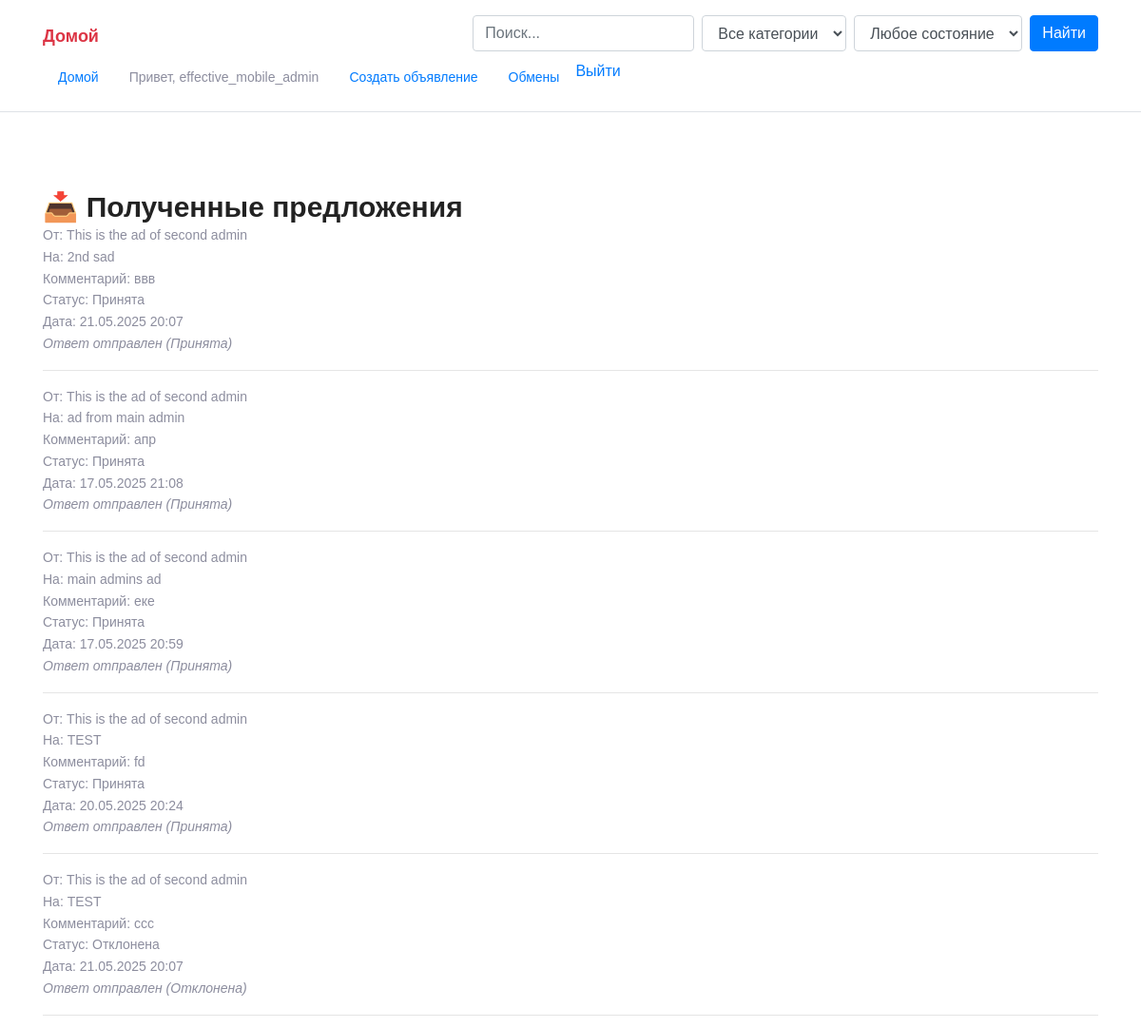
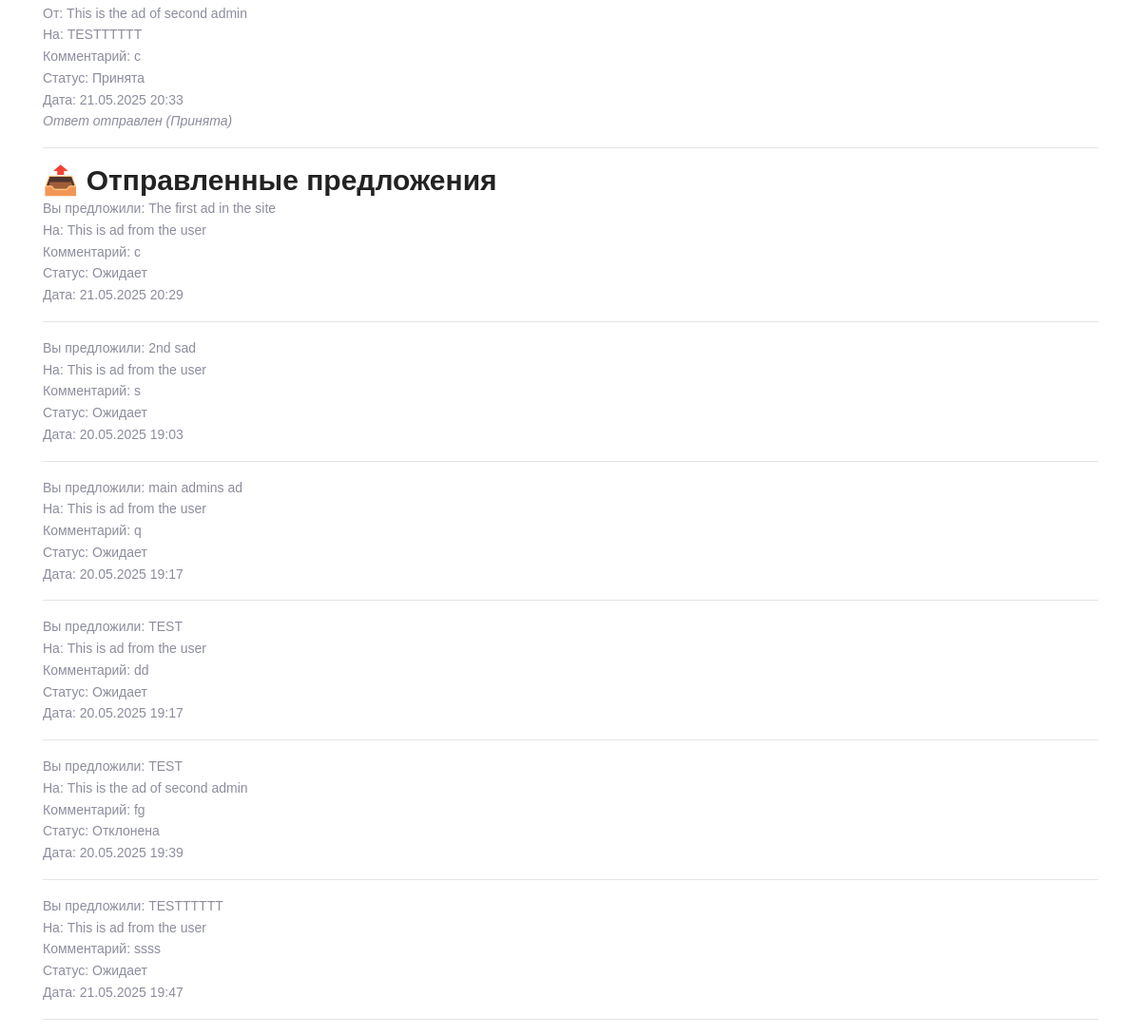
The app's page /proposals/ (signed in) with its own data (2 pictures, top to bottom).
### ads/models.py (models this page shows, shortened)
class ExchangeProposal(models.Model):
    id = models.AutoField(primary_key=True)
    STATUS_CHOICES = [
        ('pending', 'Ожидает'),
        ('accepted', 'Принята'),
        ('rejected', 'Отклонена'),
    ]
    ad_sender = models.ForeignKey(Ad, on_delete=models.CASCADE, related_name='sent_proposals')
    ad_receiver = models.ForeignKey(Ad, on_delete=models.CASCADE, related_name='received_proposals')
    comment = models.TextField(blank=True)
    status = models.CharField(max_length=10, choices=STATUS_CHOICES, default='pending')
    created_at = models.DateTimeField(auto_now_add=True)

class Ad(models.Model):
    id = models.AutoField(primary_key=True)
    CATEGORY_CHOICES = [
        ('tech', 'Электроника'),
        ('clothes', 'Одежда'),
        ('books', 'Книги'),
        ('other', 'Другие'),
    ]
    CONDITION_CHOICES = [
        ('new', 'Новый'),
        ('used', 'Б/у'),
    ]
    user = models.ForeignKey(User, on_delete=models.CASCADE)
    title = models.CharField(max_length=255)
    description = models.TextField()
    image_url = models.URLField(blank=True, null=True)
    category = models.CharField(max_length=100, choices=CATEGORY_CHOICES)
    condition = models.CharField(max_length=10, choices=CONDITION_CHOICES)
    created_at = models.DateTimeField(auto_now_add=True)

### ads/views.py (the view)
# urls.py: path('proposals/', views.ProposalListView.as_view(), name='proposal_list'),
class ProposalListView(TemplateView, LoginRequiredMixin):
    template_name = 'proposal_list.html'
    def get_context_data(self, **kwargs):
        context = super().get_context_data(**kwargs)
        context['sent'] = ExchangeProposal.objects.filter(ad_sender__user=self.request.user)
        context['received'] = ExchangeProposal.objects.filter(ad_receiver__user=self.request.user)
        return context

### ads/templates/proposal_list.html
{% extends 'base.html' %}
{% block content %}
<div style="margin-top: 120px; padding-top: 80px;">
<h2>📥 Полученные предложения</h2>
<ul>
{% for p in received %}
    <li>
        <b>От:</b> {{ p.ad_sender.title }}<br>
        <b>На:</b> {{ p.ad_receiver.title }}<br>
        <b>Комментарий:</b> {{ p.comment|linebreaksbr }}<br>
        <b>Статус:</b> {{ p.get_status_display }}<br>
        <b>Дата:</b> {{ p.created_at|date:"d.m.Y H:i" }}<br>
        {% if p.status == 'pending' %}
            <a href="{% url 'proposal_accept' p.pk %}">✅ Принять</a> |
            <a href="{% url 'proposal_reject' p.pk %}">❌ Отклонить</a>
        {% else %}
            <i>Ответ отправлен ({{ p.get_status_display }})</i>
        {% endif %}
    </li>
    <hr>
{% empty %}
    <li>Нет полученных предложений</li>
{% endfor %}
</ul>
<h2>📤 Отправленные предложения</h2>
<ul>
{% for p in sent %}
    <li>
        <b>Вы предложили:</b> {{ p.ad_sender.title }}<br>
        <b>На:</b> {{ p.ad_receiver.title }}<br>
        <b>Комментарий:</b> {{ p.comment|linebreaksbr }}<br>
        <b>Статус:</b> {{ p.get_status_display }}<br>
        <b>Дата:</b> {{ p.created_at|date:"d.m.Y H:i" }}
    </li>
    <hr>
{% empty %}
    <li>Вы ещё не отправляли предложений</li>
{% endfor %}
</ul>
    </div>
{% endblock %}

### ads/templates/base.html (shortened to what this page needs)
<!DOCTYPE html>
{% load static %}
<html lang="ru">
<head>
    <link rel="stylesheet" href="{% static 'css/font-awesome.min.css' %}">
    <link rel="stylesheet" href="{% static 'css/bootstrap.min.css' %}">
    <link rel="stylesheet" href="{% static 'css/themify-icons.css' %}">
    <link rel="stylesheet" href="{% static 'css/owl.carousel.min.css' %}">
    <link rel="stylesheet" href="{% static 'css/style.css' %}">
    <link rel="stylesheet" href="{% static 'css/responsive.css' %}">
</head>
<body>
<header class="header-area py-3 border-bottom mb-4" id="header-area">
    <div class="container">
        <div class="d-flex justify-content-between align-items-center flex-wrap">
            <a class="nav-brand h4 mb-2 mb-md-0 text-danger" href="{% url 'ad_list' %}">Домой</a>
            <form class="form-inline d-flex flex-wrap gap-2" method="get" action="{% url 'ad_list' %}">
                <input class="form-control mr-2 mb-2" type="text" name="q" placeholder="Поиск...">
                <select class="form-control mr-2 mb-2" name="category">
                    <option value="">Все категории</option>
                </select>
                <select class="form-control mr-2 mb-2" name="condition">
                    <option value="">Любое состояние</option>
                </select>
                <button class="btn btn-primary mb-2" type="submit">Найти</button>
            </form>
            <ul class="nav">
                <li class="nav-item"><a class="nav-link text-pink" href="{% url 'ad_list' %}">Домой</a></li>
                {% if user.is_authenticated %}
                    <li class="nav-item"><span class="nav-link">Привет, {{ user.username }}</span></li>
                    <li class="nav-item"><a class="nav-link text-pink" href="{% url 'ad_create' %}">Создать объявление</a></li>
                    <li class="nav-item"><a class="nav-link text-pink" href="{% url 'proposal_list' %}">Обмены</a></li>
                    <li class="nav-item">
                        <form method="post" action="{% url 'logout' %}" style="display: inline;">
                            <button type="submit" class="btn btn-link nav-link text-pink p-0">
                    Выйти
                            </button>
                        </form>
                    </li>
                {% else %}
                    <li class="nav-item"><a class="nav-link text-pink" href="{% url 'login' %}">Войти</a></li>
                    <li class="nav-item"><a class="nav-link text-pink" href="{% url 'register' %}">Зарегистрироваться</a></li>
                {% endif %}
            </ul>
        </div>
    </div>
</header>
<div class="container">
    {% block content %}
    {% endblock %}
</div>
</body>
</html>

### ads/static/css/style.css (style rules this page uses)
body { color: #8c8d9e; font-family: "Poppins", sans-serif; font-size: 14px; font-weight: 300; line-height: 1.625em; position: relative; }
ol, ul { margin: 0; padding: 0; list-style: none; }
select { display: block; }
a { -webkit-transition: all 0.3s ease 0s; -moz-transition: all 0.3s ease 0s; -o-transition: all 0.3s ease 0s; transition: all 0.3s ease 0s; }
a, a:focus, a:hover { text-decoration: none; outline: 0; }
h1, h2, h3, h4, h5, h6 { font-family: "Poppins", sans-serif; color: #222222; line-height: 1.2em !important; margin-bottom: 0; margin-top: 0; font-weight: 600; }
.h1, .h2, .h3, .h4, .h5, .h6 { margin-bottom: 0; margin-top: 0; font-family: "Poppins", sans-serif; font-weight: 600; color: #222222; }
h2, .h2 { font-size: 30px; }
h4, .h4 { font-size: 18px; }
.header-area { position: fixed; z-index: 1000; top: 0; left: 0; width: 100%; }
.nav-brand { max-width: 120px; }
.header-area { position: fixed; z-index: 2; top: 0; left: 0; width: 100%; }
.justify-content-between { -webkit-box-pack: justify; -ms-flex-pack: justify; justify-content: space-between; }

### records on screen
ExchangeProposal: ad_sender "This is the ad of second admin", ad_receiver "2nd sad", comment "ввв", status "Принята", created_at "21.05.2025 20:07"
ExchangeProposal: ad_sender "This is the ad of second admin", ad_receiver "ad from main admin", comment "апр", status "Принята", created_at "17.05.2025 21:08"
ExchangeProposal: ad_sender "This is the ad of second admin", ad_receiver "main admins ad", comment "еке", status "Принята", created_at "17.05.2025 20:59"
ExchangeProposal: ad_sender "This is the ad of second admin", ad_receiver "TEST", comment "fd", status "Принята", created_at "20.05.2025 20:24"
ExchangeProposal: ad_sender "This is the ad of second admin", ad_receiver "TEST", comment "ссс", status "Отклонена", created_at "21.05.2025 20:07"
ExchangeProposal: ad_sender "This is the ad of second admin", ad_receiver "TESTTTTTT", comment "c", status "Принята", created_at "21.05.2025 20:33"
ExchangeProposal: ad_sender "The first ad in the site", ad_receiver "This is ad from the user", comment "с", status "Ожидает", created_at "21.05.2025 20:29"
ExchangeProposal: ad_sender "2nd sad", ad_receiver "This is ad from the user", comment "s", status "Ожидает", created_at "20.05.2025 19:03"
ExchangeProposal: ad_sender "main admins ad", ad_receiver "This is ad from the user", comment "q", status "Ожидает", created_at "20.05.2025 19:17"
ExchangeProposal: ad_sender "TEST", ad_receiver "This is ad from the user", comment "dd", status "Ожидает", created_at "20.05.2025 19:17"
ExchangeProposal: ad_sender "TEST", ad_receiver "This is the ad of second admin", comment "fg", status "Отклонена", created_at "20.05.2025 19:39"
ExchangeProposal: ad_sender "TESTTTTTT", ad_receiver "This is ad from the user", comment "ssss", status "Ожидает", created_at "21.05.2025 19:47"

### other values on screen
{{ user.username }} "effective_mobile_admin"
